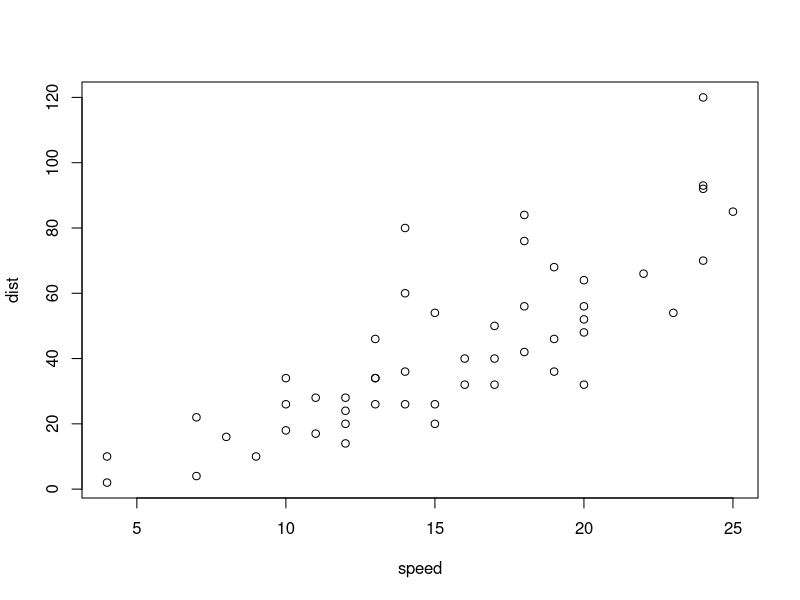
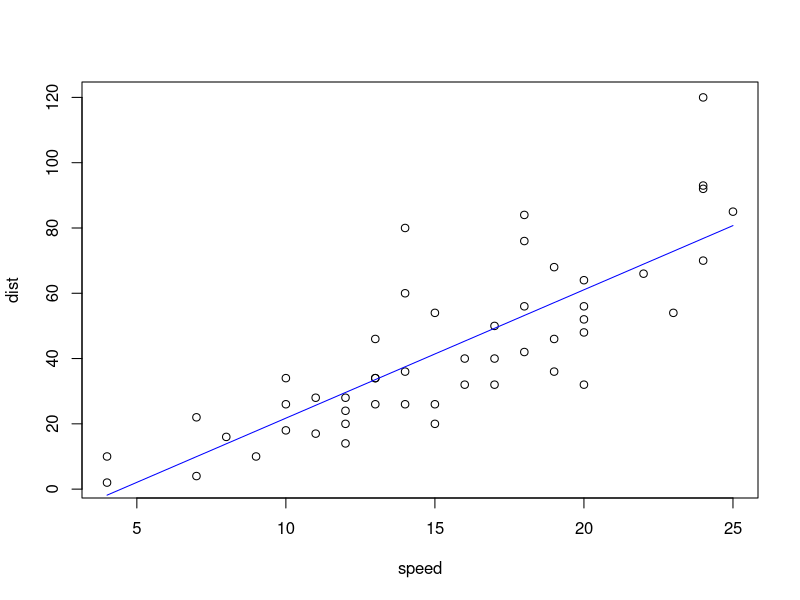

The R script that drew these images, in order:
summary(cars)
head(cars)
plot(cars)
model_lm <- lm(dist~speed, data=cars)

summary(model_lm)

simple_linear<-function(x,y,dane){

N<-nrow(dane) #sample size
avgx<- sum(x)/N
avgy<- sum(y)/N

sdx<-sqrt(sum((x-avgx)^2)/(N-1))
sdy<-sqrt(sum((y-avgy)^2)/(N-1))

wariancja_x<-sum((x-avgx)^2)/(N-1)

kowariancja_xy<-sum((x-avgx)*(y-avgy))/(N-1)
korelacja_p<-kowariancja_xy/(sdx*sdy)

rsq<-korelacja_p^2

b1c<- kowariancja_xy/wariancja_x

b0<-avgy-b1c*avgx

y_hat<-b0+b1c*x #estimated function form
resi<-y-y_hat #residual calculation
avgresi<-sum(resi)/length(resi)
wariancja_resi<-sum((resi-avgresi)^2)/(N-2)
wariancja_b1<-wariancja_resi/sum((x-avgx)^2)

#b1 statistics
stex<- sqrt(wariancja_b1)
tvalue_b1<-b1c/stex
pvalue_b1<-2*pt(-abs(tvalue_b1), df=N-2)

#b0 statistics
stey<-stex*sqrt(sum((x^2)/N))
tvalue_b0<-b0/stey
pvalue_b0<-2*pt(-abs(tvalue_b0), df=N-2)

#results print
cat ("
    b0: ",b0,"std. error b0: ", stey, "t-value: ", tvalue_b0, "p-value: ", pvalue_b0, "
    b1: ", b1c, "std. error b1: ", stex, "t-value: ", tvalue_b1, "p-value: ", pvalue_b1, "
    R-squared: ", rsq, "
    Mean Sq: ", wariancja_resi, "RSE: ", sqrt(wariancja_resi))

plot(cars)
lines(x, y_hat, col="blue")
}

simple_linear(cars$speed,cars$dist,cars)
